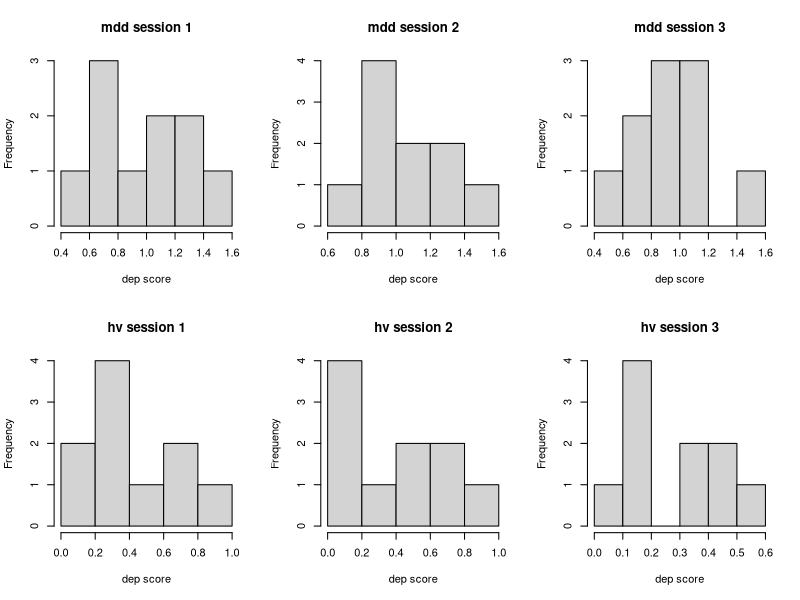
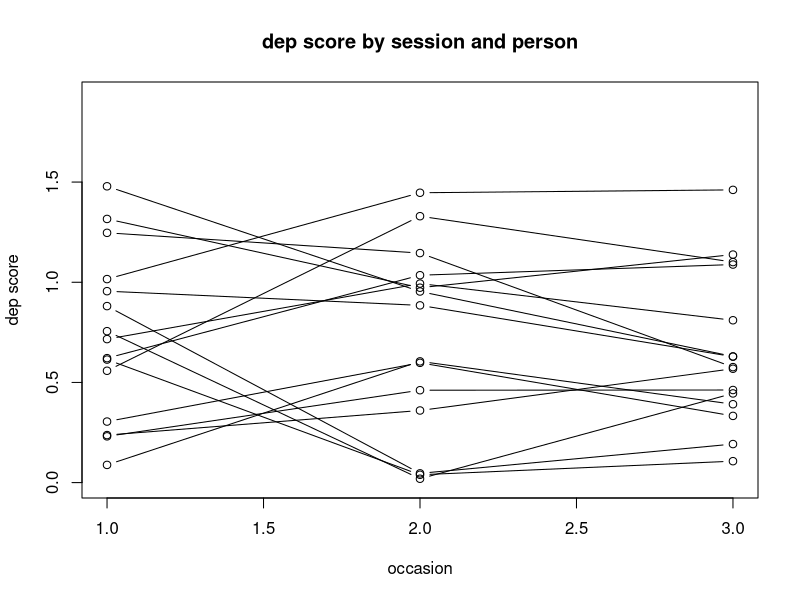
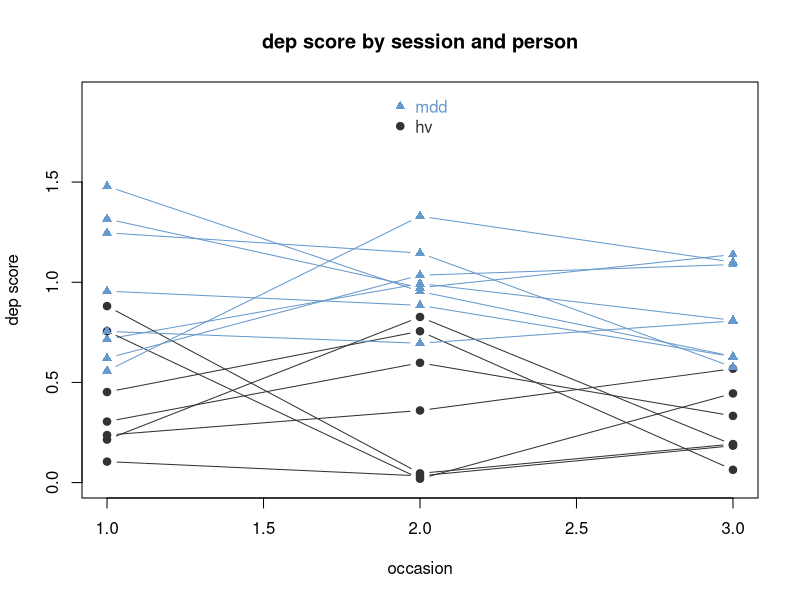
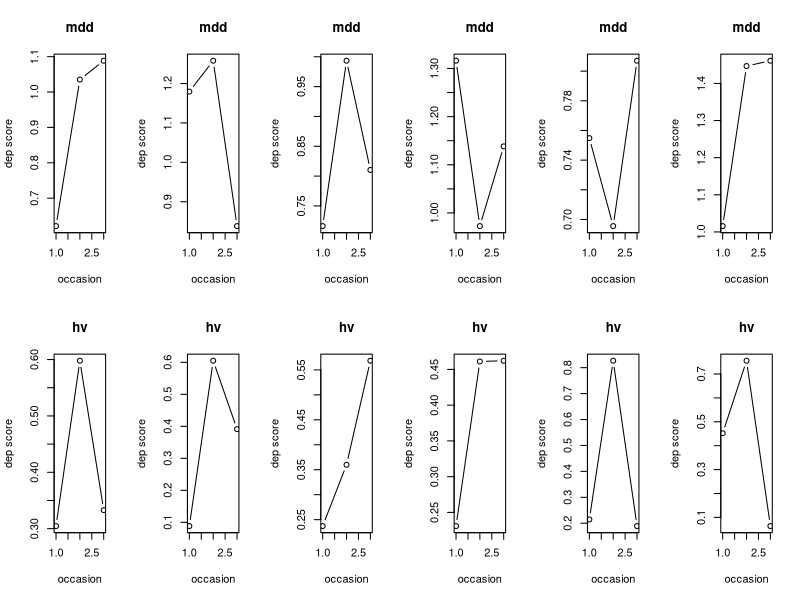

Source code (R) for these figures, in order:
## ---- chunk 1
knitr::opts_chunk$set(echo = TRUE)
## ---- chunk 2

id <- rep(1:20, each = 3)

group<- rep(c("mdd", "hv"), each = 30)

session <- rep(c(1:3),20)

score <- runif(60, 0, 1)

df_test_2 <- as.data.frame(cbind(id, group, session, score))


df_test_2$score[df_test_2$group=="mdd"] <-  runif(30, 0.5, 1.5)


df_test_2$score <- as.numeric(df_test_2$score)

df_test_2


## ---- chunk 3
###CREATE MISSINGNESS

df_test_3 <- df_test_2

df_test_3$score[1:3] <- NA

## ---- chunk 4



sum_stats_by_group_1 <- function(outcome, time, group, df){
  
  # prepare the factor variables
  
  group_levels  <- levels(as.factor(group)) # turn this into a vector with two levels that you can loop through easily. NEED TO DO AN IF STATEMENT
  
  time_points <- levels(as.factor((time))) # turn this into a vector with two levels that you can loop through easily. NEED TO DO AN IF STATEMENT
  
  
  labels_vector <- c("n", "mean", "sd", "median", "min", "max") # your statistics
  
  # initialise repositories for your statistics  
  
  n_by_group <- matrix(NA, length(group_levels), length(time_points)) 
  
  avg_by_group <- matrix(NA, length(group_levels), length(time_points))
  
  sd_by_group <- matrix(NA, length(group_levels), length(time_points))
  
  median_by_group <- matrix(NA, length(group_levels), length(time_points))
  
  min_by_group <- matrix(NA, length(group_levels), length(time_points))
  
  max_by_group <- matrix(NA, length(group_levels), length(time_points))
  
  result_trans <- 0
  
  
  # the loop to create the statistics
  
  for (j in seq (group_levels)){
    
    for(i in seq (time_points)){
      
      n_by_group [j,i] <- 
        
        length(outcome[time==time_points[i] & 
                         
                         group==group_levels[j] & complete.cases(outcome)])
      
      avg_by_group [j,i] <- 
        
        mean(outcome[time==time_points[i] & 
                       
                       group==group_levels[j]], na.rm=T)
      
      sd_by_group [j,i] <- 
        
        sd(outcome[time==time_points[i] & 
                     
                     group==group_levels[j]], na.rm=T)
      
      
      median_by_group [j,i] <- 
        
        median(outcome[time==time_points[i] & 
                         
                         group==group_levels[j]], na.rm=T)
      
      min_by_group [j,i] <- 
        
        min (outcome[time==time_points[i] & 
                       
                       group==group_levels[j]], na.rm=T)
      
      max_by_group [j,i] <- 
        
        max (outcome[time==time_points[i] & 
                       
                       group==group_levels[j]], na.rm=T)
      
      
      result_trans <- as.data.frame(rbind(n_by_group, avg_by_group, sd_by_group, median_by_group, 
                                          min_by_group, max_by_group))
      
      row_labels <- rep(levels(as.factor(group)), nrow(result_trans)/length(levels(as.factor(group))))
      
      
      
      result <- cbind(row_labels, result_trans)
      
      
      
      stats_labels <- rep(c("n", "avg", "sd", "median", 
                            "min", "max"), each = 2)
      
      result <- as.data.frame(cbind(stats_labels, result))
      
      
      
      column_numbers <- seq(time_points) # get number of columns to label for sessions/time points 
      
      column_names <- paste0("session_", column_numbers) # create the labeels
      
      colnames(result)[3: ncol(result)] <- column_names # 3: ncol because of row labels and stats labels that come before it.
      
    }
  }
  
  print(result)
  
}

## ---- chunk 5
sum_stats_by_group_1(outcome = df_test_3$score, 
                     time = df_test_3$session, 
                     group = df_test_3$group, 
                     df = df_test_3)  

## ---- chunk 6

hist_per_group <- function(df, outcome, session, outcome_label,  group, n_plot_columns){

par(mfrow = c(2, n_plot_columns))

session_lvls <- unique(session)

grp_lvls <- unique(group)


grp_lvl_1 <- grp_lvls[1]

grp_lvl_2 <- grp_lvls[2]


for (i in 1:length(unique(session))){

  hist(outcome[session == session_lvls[i] & group == grp_lvl_1], main = paste(grp_lvl_1, "session", session_lvls[i]), xlab = outcome_label)

}


for (i in 1:length(unique(session))){
  
  hist(outcome[session == session_lvls[i] & group == grp_lvl_2], main = paste(grp_lvl_2, "session", session_lvls[i]), xlab = outcome_label)


}



}


## ---- chunk 7
hist_per_group (df = df_test_2, group = df_test_2$group, session = df_test_2$session, 
                n_plot_columns = 3, outcome = df_test_2$score, outcome_label = "dep score")
## ---- chunk 8
simple_spaghetti_plot <- function(df, session, outcome, id, group,outcome_label, n_of_ids ){     #n_of_ids gives you the opportunity to make it more or less crowded
  
  dev.off() # to reset plot
  
  ids <- sample(unique(id), n_of_ids) # the sampling means that you can really get a good sense of the dataset by repeatedly calling the function
  
  plot(10,10,xlim = c(1, length(unique(session))),ylim = c(0,max(outcome) + 0.3*max(outcome)),type = "n", , xlab = "occasion", ylab = outcome_label, 
       main = paste(outcome_label, "by session and person"), pch = c(17,19)) 
  
  
  #if (group == "no")
  
  for (i in 1:length(ids)){
    
    #for (j in 1:length(session)){
    
    lines(session[id == ids[i]], outcome[id == ids[i]], type = 'b')
  }
  
  
  
  #else
  
  #spaghetti_per_group () 
  
  #print("a")
  
}  



## ---- chunk 9
simple_spaghetti_plot (df = df_test_2, group = "no", id = df_test_2$id , session = df_test_2$session, 
                       outcome = df_test_2$score, outcome_label = "dep score", n_of_ids = 15) #length(unique(ids)))
## ---- chunk 10



spaghetti_per_group <- function(df, session, outcome, id, group,outcome_label, n_of_ids ){     #n_of_ids gives you the opportunity to make it more or less clouded
 
dev.off() # to reset plot
  
ids <- sample(unique(id), n_of_ids) # the sampling means that you can really get a good sense of the dataset by repeatedly calling the function
  
grp_lvls <- unique(group)  
  
plot(10,10,xlim = c(1, length(unique(session))),ylim = c(0,max(outcome) + 0.3*max(outcome)),type = "n", , xlab = "occasion", ylab = outcome_label, 
     main = paste(outcome_label, "by session and person"), pch = c(17,19)) 

legend("top", legend = c(grp_lvls[1], grp_lvls[2]) ,col = c("#6699CC", "#333333"),  inset = c(0.01, 0.01), text.col = c("#6699CC", "#333333"), bty = "n", pch = c(17,19))

cl <- c("#6699CC", "#333333")
symb <- c(17,19)





for (i in 1:length(ids)){
  
  for (j in 1:length(session)){
    
    lines(session[id == ids[i] & group ==  grp_lvls[j] ],
          
          outcome[id == ids[i] & group ==  grp_lvls[j]],
          
          col = cl[j], pch = symb[j], type = 'b')
  }
}  

}

## ---- chunk 11

spaghetti_per_group (df = df_test_3, group = df_test_2$group, id = df_test_2$id , session = df_test_2$session, 
                     outcome = df_test_2$score, outcome_label = "dep score", n_of_ids = 15 )#length(unique(ids)))

dev.set(dev.next())
dev.set(dev.next())
## ---- chunk 12


per_person_per_group_plots <- function(df, group, id, session, n_plot_columns, outcome, outcome_label){

dev.off() # to reset plot
par(mfrow = c(2, n_plot_columns)) 

x<-0
y<-0




#if (group == "0")
  
#ids <- sample(unique(id), n_plot_columns)
  
#for (i in 1:n_plot_columns){
    
    
#x <- session[id == ids[i]]
#y <- outcome[id == ids[i]]
    
#plot (x, y, xlab = "occasion", ylab = outcome_label, type = "b")
    
#}

#else



grp_lvls <- unique(group)

grp_lvl_1 <- grp_lvls[1]

ids_grp_1 <- sample(unique(id[group == grp_lvl_1]),n_plot_columns)



for (i in 1:n_plot_columns){
  
  
  x <- session[id == ids_grp_1[i]]
  y <- outcome[id == ids_grp_1[i]]
  
  plot (x, y, xlab = "occasion", ylab = outcome_label, type = "b", main = grp_lvl_1)
  
  
}



grp_lvl_2 <- grp_lvls[2]
ids_grp_2 <- sample(unique(id[group == grp_lvl_2]),8)
ids_grp_2


for (i in 1:n_plot_columns){
  # for (j in 1: length(grp_lvls)){
  
  x <- session[id == ids_grp_2[i]]
  y <- score[id == ids_grp_2[i]]
  
  plot (x, y, xlab = "occasion", ylab = outcome_label, type = "b", main = grp_lvl_2)
  
  #  }
}

}


## ---- chunk 13
per_person_per_group_plots (df = df_test_3, group = df_test_2$group, id = df_test_2$id , session = df_test_2$session, 
                            n_plot_columns = 6, outcome = df_test_2$score, outcome_label = "dep score")

## ---- chunk 14

missing_data_pattern <- function(n_visits, df, session, id, score, label_score, label_id , label_session ){

  
### this is a function that tells you how many are people are missing data per each 
### session or combinations, e.g. occasion 1 only, occasion 1 & 2 etc. 
### n_visits is the maximum number of visits, label_xxx variables in the function denote the actual name of the variable in quotes, e.g. df$id has a label "id" for the reshape function
  
library(tidyr)

# now test your loop works for the big dataset

# create a pattern for missingness, for example for n = 3 occasions, this would be 
# 1 O O, 1 1 O, 1 1 1, 0 1 1, O O 1, O O O , O 1 O, where 1 == TRUE , 0 == FALSE for missing

#n_visits <- 3 # number of time points on this occasion.

em <- rep(list(0:1), n_visits) # create the 0, 1 pattern to expand in next step

df_missing_pattern <- expand.grid(em) # expand it

# a loop to recode the 0,1 pattern to a TRUE and FALSE patterns
transient_matrix <- matrix(NA, nrow = nrow(df_missing_pattern), ncol = ncol(df_missing_pattern))


for (i in seq(1: ncol(df_missing_pattern))){
  
  transient_matrix[,i] <- recode(df_missing_pattern[,i], "0" = "FALSE", "1" = "TRUE")
  
  
}


df_missing_pattern <- transient_matrix


df_missing_pattern


# Now create a double loop to compare each row of your dataframe with each row of the pattern. 
# Before doign this remember to strip down your dataset and keep only the relevant variables

############################## Turn your dataset into wide



my_vars <- c(label_score, label_id , label_session)

df_long <- df[, my_vars]

df_wide <- reshape(df_long, idvar = label_id  , timevar = label_session, direction = "wide")

head(df_wide)

df_wide <- df_wide[,-1 ] # keep only the variable in question, i.e. MFQ

##############################

# here is the loop
each_row <-matrix(0, nrow = nrow(df_wide), ncol = nrow(df_missing_pattern) )

for(j in seq(nrow(df_missing_pattern))){ 
  for (i in seq(1:nrow(df_wide))){
    
    
    each_row[i,j] <- identical(as.character(df_missing_pattern[j,]), as.character(is.na(df_wide[i,])))
    
    
    each_row <<- each_row 
    
   
  }
}

    
 ##### now labelling   
     col_labels_missing <- list() # important to initialise as list
    
      for (i in seq(1:nrow(df_missing_pattern))){
      
      col_labels_missing[[i]] <-  paste0("time_points_", which(df_missing_pattern[i,]=="TRUE"))
      
    }
    colnames(each_row) <-  col_labels_missing
    
    
    # get per column missing sums and percentages
    
    sum_of_missing <- 0
    
    perc_of_missing <- 0
    
    for (i in seq(1 : ncol(each_row))){ 
      
      sum_of_missing[i] <- sum(each_row[,i])
      
      
      
    }
    
    perc_of_missing <- round(sum_of_missing/sum(sum_of_missing),2)*100
    
    missingness_map <- as.data.frame(cbind(colnames(each_row), sum_of_missing, perc_of_missing))
    
  
    ###improve on labels
    
     transient_labels <- missingness_map[,1]
     
     transient_labels <- extract_numeric(transient_labels)
     
     transient_labels[1] <- "_at_none"
     
     transient_labels <- paste0("TP", transient_labels)
    
     missingness_map[,1] <- transient_labels 
     
     names(missingness_map)[1] <- "missing_where"
     
     missingness_map # the final product 
    
    


}



